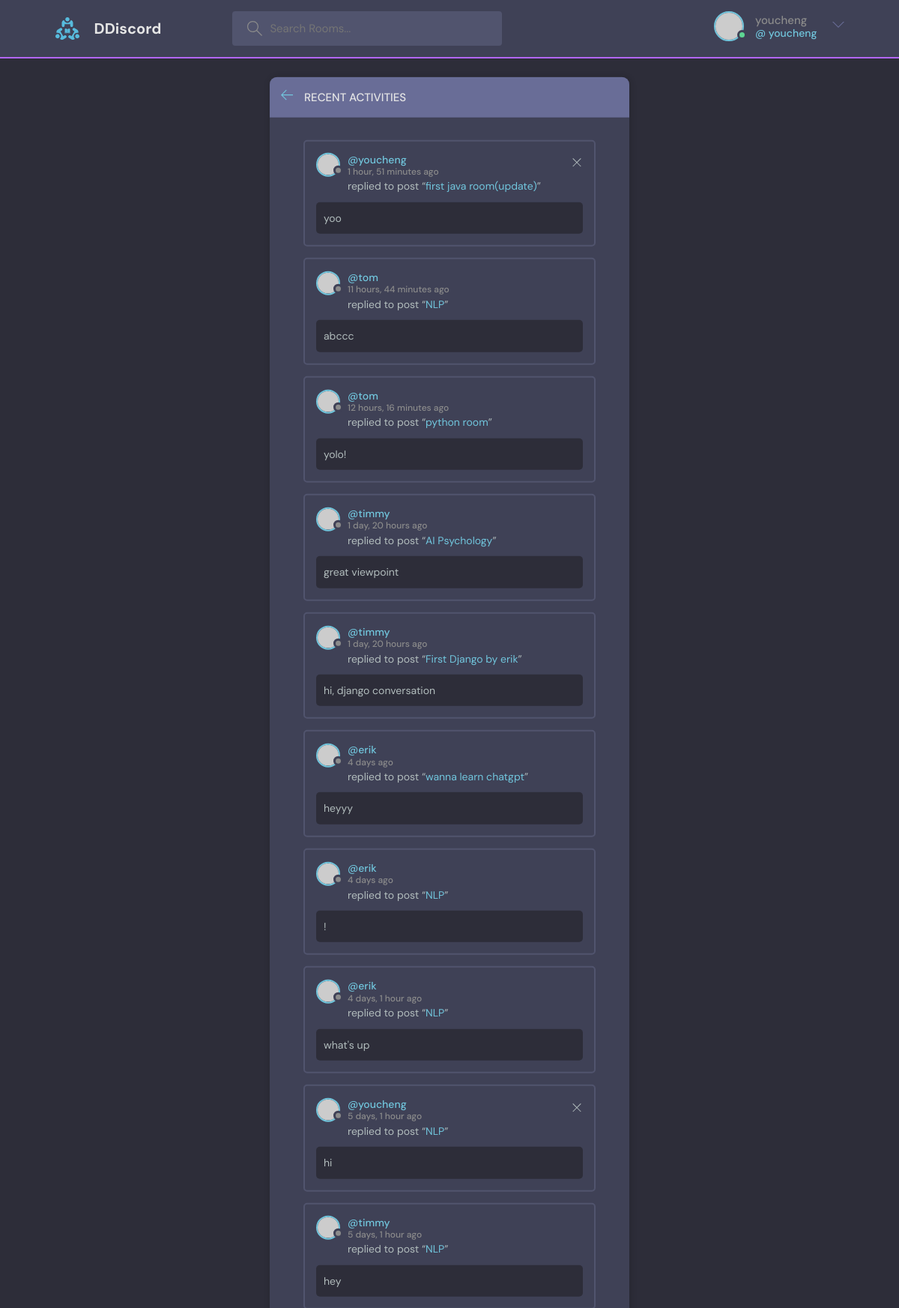
Screenshot of /activity/ (signed in) with the database file from the repository.
### base/models.py (models this page shows, shortened)
class Message(models.Model):                                    #user 是one-to-many:一個使用者對多個留言
    user = models.ForeignKey(User, on_delete=models.CASCADE) #django內建user model，直接import就可以用
    room = models.ForeignKey(Room, on_delete=models.CASCADE)#Room 是parent table，on_delete:當parent table被刪除時，要怎麼做
    body = models.TextField()
    updated = models.DateTimeField(auto_now=True)
    created = models.DateTimeField(auto_now_add=True)
    class Meta:
        ordering = ['-updated', '-created']

class Room(models.Model): #Room 是 Topic 的child
    host = models.ForeignKey(User, on_delete=models.SET_NULL, null=True)
    topic = models.ForeignKey(Topic, on_delete=models.SET_NULL, null=True) #Class topic在上面，所以直接用，如果是在下面，要以字串'Topic'呼叫
    name = models.CharField(max_length=200)
    description = models.TextField(null=True, blank=True)
    participants = models.ManyToManyField(
        User, related_name='participants', blank=True) #前面用過User表格了，這裡要在取用另一個User表格，所以要related_name
    updated = models.DateTimeField(auto_now=True)
    created = models.DateTimeField(auto_now_add=True)
    class Meta:
       ordering = ['-updated', '-created']
    def __str__(self):
        return self.name

### base/views.py (the view)
# urls.py: path('activity/', views.activityPage, name="activity"),
def activityPage(request):
    room_messages = Message.objects.all()
    context={'room_messages':room_messages}
    return render(request,'base/activity.html',context)

### base/templates/base/activity.html
{% extends 'main.html' %}
{% block content %}
    <main class="layout">
      <div class="container">
        <div class="layout__box">
          <div class="layout__boxHeader">
            <div class="layout__boxTitle">
              <a href="{% url 'home' %}">
                <svg version="1.1" xmlns="http://www.w3.org/2000/svg" width="32" height="32" viewBox="0 0 32 32">
                  <title>arrow-left</title>
                  <path
                    d="M13.723 2.286l-13.723 13.714 13.719 13.714 1.616-1.611-10.96-10.96h27.625v-2.286h-27.625l10.965-10.965-1.616-1.607z"
                  ></path>
                </svg>
              </a>
              <h3>Recent Activities</h3>
            </div>
          </div>
          <div class="activities-page layout__body">
            {% for message in room_messages %}
        <div class="activities__box">
            <div class="activities__boxHeader roomListRoom__header">
                <a href="{% url 'user-profile' message.user.id %}" class="roomListRoom__author">
                <div class="avatar avatar--small">
                    <img src="https://randomuser.me/api/portraits/women/11.jpg" />
                </div>
                <p>
                    @{{message.user}}
                    <span>{{message.created|timesince}} ago</span>
                </p>
                </a>
                {% if request.user == message.user %}
                    <div class="roomListRoom__actions">
                            <a href="{% url 'delete-message' message.id %}">
                            <svg version="1.1" xmlns="http://www.w3.org/2000/svg" width="32" height="32" viewBox="0 0 32 32">
                            <title>remove</title>
                            <path
                                d="M27.314 6.019l-1.333-1.333-9.98 9.981-9.981-9.981-1.333 1.333 9.981 9.981-9.981 9.98 1.333 1.333 9.981-9.98 9.98 9.98 1.333-1.333-9.98-9.98 9.98-9.981z">
                            </path>
                            </svg>
                        </a>
                    </div>
                    {% endif %}
            </div>
            <div class="activities__boxContent">
                <p>replied to post “<a href="">{{message.room}}</a>”</p>
                <div class="activities__boxRoomContent">
                    {{message.body}}
                </div>
            </div>
        </div>
    {% endfor %}
          </div>
        </div>
      </div>
    </main>
{% endblock content %}

### templates/navbar.html (shortened to what this page needs)
{% load static %}
<header class="header header--loggedIn">
      <div class="container">
        <a href="{% url 'home' %}" class="header__logo">
          <img src="{% static 'images/logo.svg' %}" />
          <h1>DDiscord</h1>
        </a>
        <form class="header__search" method="GET" action="{% url 'home' %}">
          <label>
            <input  type="text" name="q" placeholder="Search Rooms..."/>
          </label>
        </form>
        <nav class="header__menu">
          {% if request.user.is_authenticated %}
            <div class="header__user">
              <a href="{% url 'user-profile' request.user.id %}">
                <div class="avatar avatar--medium active">
                  <img src="https://randomuser.me/api/portraits/men/37.jpg" />
                </div>
                <p>{{ request.user.username }} <span>@ {{ request.user.username }}</span></p>
              </a>
              <button class="dropdown-button">
                <svg version="1.1" xmlns="http://www.w3.org/2000/svg" width="32" height="32" viewBox="0 0 32 32">
                  <title>chevron-down</title>
                  <path d="M16 21l-13-13h-3l16 16 16-16h-3l-13 13z"></path>
                </svg>
              </button>
            </div>
          {% else %}
            <a href="{% url 'login' %}">
              <img src="{% static 'images/avatar.svg' %}" />
              <p>Login</p>
            </a>
          {% endif %}
        </nav>
      </div>
</header>
<hr color="#b366ff">

### rows the page displays
Message: user "youcheng", created "1 hour, 51 minutes", room "first java room(update)", body "yoo"
Message: user "tom", created "11 hours, 44 minutes", room "NLP", body "abccc"
Message: user "tom", created "12 hours, 16 minutes", room "python room", body "yolo!"
Message: user "timmy", created "1 day, 20 hours", room "AI Psychology", body "great viewpoint"
Message: user "timmy", created "1 day, 20 hours", room "First Django by erik", body "hi, django conversation"
Message: user "erik", created "4 days", room "wanna learn chatgpt", body "heyyy"
Message: user "erik", created "4 days", room "NLP", body "!"
Message: user "erik", created "4 days, 1 hour", room "NLP", body "what's up"
Message: user "youcheng", created "5 days, 1 hour", room "NLP", body "hi"
Message: user "timmy", created "5 days, 1 hour", room "NLP", body "hey"

### other values shown
{{ request.user.username }} "youcheng"
